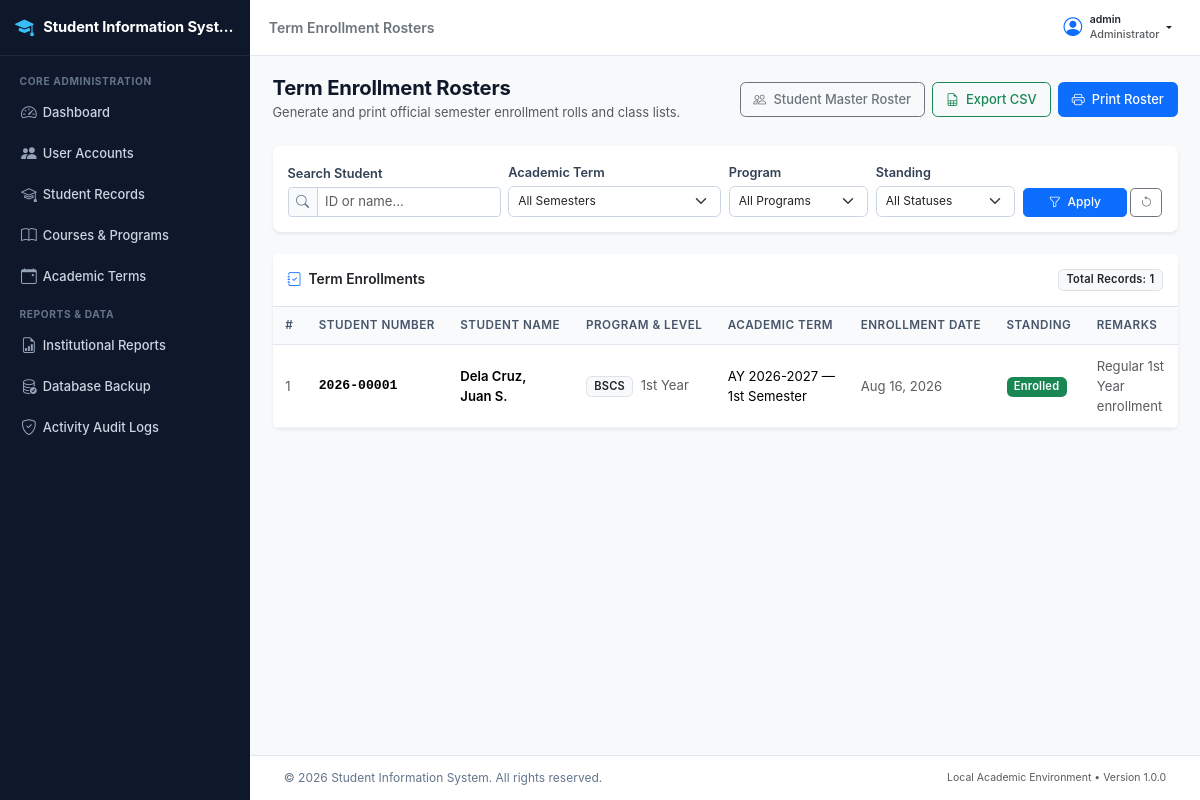
The page /registrar/reports/enrollment-list.php (signed in) on the database its author committed.
### tables this page shows
CREATE TABLE `enrollments` (
  `enrollment_id` int(11) NOT NULL AUTO_INCREMENT,
  `student_id` int(11) NOT NULL,
  `semester_id` int(11) NOT NULL,
  `program_id` int(11) NOT NULL,
  `year_level` enum('1st Year','2nd Year','3rd Year','4th Year','5th Year') NOT NULL,
  `enrollment_date` date NOT NULL,
  `enrollment_status` enum('Pending','Enrolled','Dropped','Completed') NOT NULL DEFAULT 'Enrolled',
  `remarks` text DEFAULT NULL,
  `created_by` int(11) NOT NULL,
  `created_at` datetime NOT NULL DEFAULT current_timestamp(),
  `updated_at` datetime NOT NULL DEFAULT current_timestamp() ON UPDATE current_timestamp(),
  PRIMARY KEY (`enrollment_id`),
  UNIQUE KEY `uq_student_semester` (`student_id`,`semester_id`),
  KEY `idx_enrollments_semester` (`semester_id`),
  KEY `idx_enrollments_status` (`enrollment_status`),
  KEY `idx_enrollments_program` (`program_id`),
  KEY `fk_enrollments_creator` (`created_by`),
  CONSTRAINT `fk_enrollments_creator` FOREIGN KEY (`created_by`) REFERENCES `users` (`user_id`) ON UPDATE CASCADE,
  CONSTRAINT `fk_enrollments_program` FOREIGN KEY (`program_id`) REFERENCES `programs` (`program_id`) ON UPDATE CASCADE,
  CONSTRAINT `fk_enrollments_semester` FOREIGN KEY (`semester_id`) REFERENCES `semesters` (`semester_id`) ON UPDATE CASCADE,
  CONSTRAINT `fk_enrollments_student` FOREIGN KEY (`student_id`) REFERENCES `students` (`student_id`) ON UPDATE CASCADE
);

CREATE TABLE `students` (
  `student_id` int(11) NOT NULL AUTO_INCREMENT,
  `student_number` varchar(20) NOT NULL,
  `user_id` int(11) DEFAULT NULL,
  `first_name` varchar(50) NOT NULL,
  `middle_name` varchar(50) DEFAULT NULL,
  `last_name` varchar(50) NOT NULL,
  `date_of_birth` date NOT NULL,
  `gender` enum('Male','Female','Other') NOT NULL,
  `civil_status` enum('Single','Married','Widowed','Separated') NOT NULL DEFAULT 'Single',
  `email` varchar(100) NOT NULL,
  `contact_number` varchar(25) NOT NULL,
  `home_address` text NOT NULL,
  `emergency_contact_name` varchar(100) NOT NULL,
  `emergency_contact_number` varchar(25) NOT NULL,
  `program_id` int(11) NOT NULL,
  `current_status` enum('Active','Inactive','Graduated','Withdrawn') NOT NULL DEFAULT 'Active',
  `created_at` datetime NOT NULL DEFAULT current_timestamp(),
  `updated_at` datetime NOT NULL DEFAULT current_timestamp() ON UPDATE current_timestamp(),
  PRIMARY KEY (`student_id`),
  UNIQUE KEY `student_number` (`student_number`),
  UNIQUE KEY `email` (`email`),
  UNIQUE KEY `user_id` (`user_id`),
  KEY `idx_students_program` (`program_id`),
  KEY `idx_students_status` (`current_status`),
  KEY `idx_students_names` (`last_name`,`first_name`),
  CONSTRAINT `fk_students_program` FOREIGN KEY (`program_id`) REFERENCES `programs` (`program_id`) ON UPDATE CASCADE,
  CONSTRAINT `fk_students_user` FOREIGN KEY (`user_id`) REFERENCES `users` (`user_id`) ON DELETE SET NULL ON UPDATE CASCADE
);

CREATE TABLE `programs` (
  `program_id` int(11) NOT NULL AUTO_INCREMENT,
  `program_code` varchar(20) NOT NULL,
  `program_name` varchar(150) NOT NULL,
  `department` varchar(100) NOT NULL,
  `status` enum('Active','Inactive') NOT NULL DEFAULT 'Active',
  `created_at` datetime NOT NULL DEFAULT current_timestamp(),
  `updated_at` datetime NOT NULL DEFAULT current_timestamp() ON UPDATE current_timestamp(),
  PRIMARY KEY (`program_id`),
  UNIQUE KEY `program_code` (`program_code`),
  KEY `idx_programs_status` (`status`)
);

CREATE TABLE `academic_years` (
  `ay_id` int(11) NOT NULL AUTO_INCREMENT,
  `year_code` varchar(20) NOT NULL,
  `start_year` int(11) NOT NULL,
  `end_year` int(11) NOT NULL,
  `is_current` tinyint(1) NOT NULL DEFAULT 0,
  `created_at` datetime NOT NULL DEFAULT current_timestamp(),
  PRIMARY KEY (`ay_id`),
  UNIQUE KEY `year_code` (`year_code`),
  KEY `idx_ay_current` (`is_current`)
);

CREATE TABLE `semesters` (
  `semester_id` int(11) NOT NULL AUTO_INCREMENT,
  `ay_id` int(11) NOT NULL,
  `semester_term` enum('1st Semester','2nd Semester','Summer') NOT NULL,
  `is_active` tinyint(1) NOT NULL DEFAULT 0,
  `start_date` date NOT NULL,
  `end_date` date NOT NULL,
  `created_at` datetime NOT NULL DEFAULT current_timestamp(),
  PRIMARY KEY (`semester_id`),
  UNIQUE KEY `uq_ay_term` (`ay_id`,`semester_term`),
  KEY `idx_semesters_active` (`is_active`),
  CONSTRAINT `fk_semesters_ay` FOREIGN KEY (`ay_id`) REFERENCES `academic_years` (`ay_id`) ON UPDATE CASCADE
);

### includes/functions.php (called while the page is built, shortened)
<?php
function escape($data) {
    return htmlspecialchars((string)$data, ENT_QUOTES, 'UTF-8');
}
function sanitize($data) {
    return trim((string)$data);
}
function format_date($date, $format = 'M d, Y') {
    $timestamp = strtotime($date);
    return $timestamp ? date($format, $timestamp) : 'N/A';
}

### registrar/reports/enrollment-list.php (the view, shortened to what this page needs)
<?php
require_once __DIR__ . '/../../includes/functions.php';
$conn = db_connect();
$search = sanitize($_GET['q'] ?? '');
$semester_id = isset($_GET['semester_id']) && is_numeric($_GET['semester_id']) ? (int)$_GET['semester_id'] : 0;
$program_id = isset($_GET['program_id']) && is_numeric($_GET['program_id']) ? (int)$_GET['program_id'] : 0;
$status = sanitize($_GET['status'] ?? '');
$where = ["1=1"];
$where_sql = implode(" AND ", $where);
$sql = "SELECT e.enrollment_id, e.year_level, e.enrollment_date, e.enrollment_status, e.remarks,
               s.student_number, s.first_name, s.middle_name, s.last_name, s.email,
               p.program_code, p.program_name,
               sem.semester_term, ay.year_code,
               u.username as enrolled_by
        FROM enrollments e
        INNER JOIN students s ON e.student_id = s.student_id
        INNER JOIN semesters sem ON e.semester_id = sem.semester_id
        INNER JOIN academic_years ay ON sem.ay_id = ay.ay_id
        INNER JOIN programs p ON e.program_id = p.program_id
        LEFT JOIN users u ON e.created_by = u.user_id
        WHERE " . $where_sql . "
        ORDER BY ay.start_year DESC, sem.semester_term ASC, s.last_name ASC";
$stmt = mysqli_prepare($conn, $sql);
mysqli_stmt_execute($stmt);
$result = mysqli_stmt_get_result($stmt);
$total_records = mysqli_num_rows($result);
$export_params = http_build_query([
    'type' => 'enrollments',
    'q' => $search,
    'semester_id' => $semester_id,
    'program_id' => $program_id,
    'status' => $status
]);
require_once __DIR__ . '/../../includes/header.php';
?>
<div class="app-wrapper">
    <?php require_once __DIR__ . '/../../includes/sidebar.php'; ?>
    <div class="app-main">
        <?php require_once __DIR__ . '/../../includes/navbar.php'; ?>
        <main class="content-body">
            <div class="container-fluid px-0">
                <div class="d-flex flex-column flex-md-row justify-content-between align-items-md-center mb-4 gap-2 no-print">
                    <div>
                        <h1 class="h3 mb-1 fw-bold">Term Enrollment Rosters</h1>
                        <p class="text-muted small mb-0">Generate and print official semester enrollment rolls and class lists.</p>
                    </div>
                    <div class="d-flex gap-2">
                        <a href="<?php echo APP_URL; ?>/registrar/reports/student-list.php" class="btn btn-outline-secondary">
                            <i class="bi bi-people me-1"></i> Student Master Roster
                        </a>
                        <a href="<?php echo APP_URL; ?>/process/reports/export-csv.php?<?php echo $export_params; ?>" class="btn btn-outline-success">
                            <i class="bi bi-file-earmark-spreadsheet me-1"></i> Export CSV
                        </a>
                        <button onclick="window.print()" class="btn btn-primary">
                            <i class="bi bi-printer me-1"></i> Print Roster
                        </button>
                    </div>
                </div>
                <div class="card border-0 shadow-sm mb-4 no-print">
                    <div class="card-body p-3">
                        <form method="GET" action="" class="row g-2 align-items-end">
                            <div class="col-md-3">
                                <label class="form-label small fw-semibold mb-1">Search Student</label>
                                <div class="input-group input-group-sm">
                                    <span class="input-group-text"><i class="bi bi-search"></i></span>
                                    <input type="text" name="q" class="form-control" placeholder="ID or name..." value="<?php echo escape($search); ?>">
                                </div>
                            </div>
                            <div class="col-md-3">
                                <label class="form-label small fw-semibold mb-1">Academic Term</label>
                                <select name="semester_id" class="form-select form-select-sm">
                                    <option value="">All Semesters</option>
                                </select>
                            </div>
                            <div class="col-md-2">
                                <label class="form-label small fw-semibold mb-1">Program</label>
                                <select name="program_id" class="form-select form-select-sm">
                                    <option value="">All Programs</option>
                                </select>
                            </div>
                            <div class="col-md-2">
                                <label class="form-label small fw-semibold mb-1">Standing</label>
                                <select name="status" class="form-select form-select-sm">
                                    <option value="">All Statuses</option>
                                </select>
                            </div>
                            <div class="col-md-2 d-flex gap-1">
                                <button type="submit" class="btn btn-sm btn-primary w-100">
                                    <i class="bi bi-funnel me-1"></i> Apply
                                </button>
                                <a href="enrollment-list.php" class="btn btn-sm btn-outline-secondary" title="Reset Filters">
                                    <i class="bi bi-arrow-counterclockwise"></i>
                                </a>
                            </div>
                        </form>
                    </div>
                </div>
                <div class="card border-0 shadow-sm">
                    <div class="card-header bg-white py-3 border-bottom d-flex justify-content-between align-items-center">
                        <h6 class="card-title mb-0 fw-semibold">
                            <i class="bi bi-journal-check me-1 text-primary"></i> Term Enrollments
                        </h6>
                        <span class="badge bg-light text-dark border">
                            Total Records: <?php echo number_format($total_records); ?>
                        </span>
                    </div>
                    <div class="table-responsive">
                        <table class="table table-hover align-middle mb-0 small">
                            <thead class="table-light">
                                <tr>
                                    <th>#</th>
                                    <th>Student Number</th>
                                    <th>Student Name</th>
                                    <th>Program & Level</th>
                                    <th>Academic Term</th>
                                    <th>Enrollment Date</th>
                                    <th>Standing</th>
                                    <th>Remarks</th>
                                </tr>
                            </thead>
                            <tbody>
                                <?php if ($total_records > 0): ?>
                                    <?php $i = 1; while ($row = mysqli_fetch_assoc($result)): ?>
                                        <tr>
                                            <td class="text-muted"><?php echo $i++; ?></td>
                                            <td class="fw-bold font-monospace"><?php echo escape($row['student_number']); ?></td>
                                            <td class="fw-semibold">
                                                <?php echo escape($row['last_name'] . ', ' . $row['first_name'] . ($row['middle_name'] ? ' ' . substr($row['middle_name'], 0, 1) . '.' : '')); ?>
                                            </td>
                                            <td>
                                                <span class="badge bg-light text-dark border"><?php echo escape($row['program_code']); ?></span>
                                                <span class="text-muted ms-1"><?php echo escape($row['year_level']); ?></span>
                                            </td>
                                            <td>AY <?php echo escape($row['year_code']); ?> &mdash; <?php echo escape($row['semester_term']); ?></td>
                                            <td class="text-muted"><?php echo format_date($row['enrollment_date']); ?></td>
                                            <td>
                                                <?php
                                                $b_cls = 'bg-secondary';
                                                if ($row['enrollment_status'] === 'Enrolled') $b_cls = 'bg-success';
                                                elseif ($row['enrollment_status'] === 'Pending') $b_cls = 'bg-warning text-dark';
                                                elseif ($row['enrollment_status'] === 'Completed') $b_cls = 'bg-info text-dark';
                                                elseif ($row['enrollment_status'] === 'Dropped') $b_cls = 'bg-danger';
                                                ?>
                                                <span class="badge <?php echo $b_cls; ?>"><?php echo escape($row['enrollment_status']); ?></span>
                                            </td>
                                            <td class="text-muted"><?php echo !empty($row['remarks']) ? escape($row['remarks']) : '&mdash;'; ?></td>
                                        </tr>
                                    <?php endwhile; ?>
                                <?php endif; ?>
                            </tbody>
                        </table>
                    </div>
                </div>
            </div>
        </main>
        <?php require_once __DIR__ . '/../../includes/footer.php'; ?>

### rows shown on the page
enrollments: student.student_number "2026-00001", student.middle_name "Dela Cruz, Juan S.", program.program_code "BSCS", year_level "1st Year", academic_years.year_code "2026-2027", semester.semester_term "1st Semester", enrollment_date "Aug 16, 2026", enrollment_status "Enrolled", remarks "Regular 1st Year enrollment"

### other values the page prints
APP_NAME "Student Information Syst…"
$page_title "Term Enrollment Rosters"
$auth_user['username'] "admin"
$auth_user['role_name'] "Administrator"
$total_records "1"
APP_NAME "Student Information System"
APP_VERSION "1.0.0"
